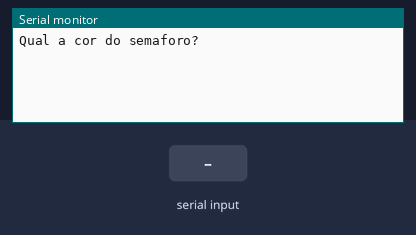
A sketch run on a simulated Arduino Uno, built with avr-gcc and run on an emulated ATmega328P. Shown: the last lines printed to the serial monitor. The test bench sets the inputs (shaded band).

Above: at 1.2 s.
1.3 s: "vermelho" received over Serial
At 3.5 s:
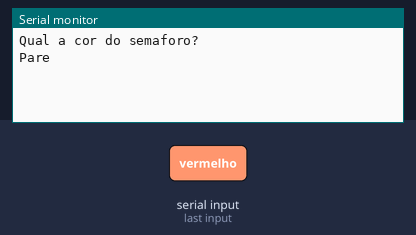
3.8 s: "verde" received over Serial
At 6.8 s:
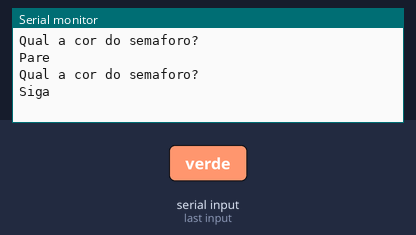

Measured:
- after the input at 1.3 s, the serial monitor: prints a new line after 1.0 s (image 1)
- after the input at 3.8 s, the serial monitor: prints a new line after 2.5 s (image 2)

The sketch:

if_else_21.ino
```cpp
// C++ code
//variaveis
 String cor = "";

 void setup()
{
  Serial.begin(9600);
}

void loop()
{
  Serial.println("Qual a cor do semaforo?");
  while( ! Serial.available () );
  cor = Serial.readString();

 if (cor == "vermelho" , cor == "verde" ) {
  Serial.println("Siga");
} else {
  Serial.println("Pare");
}


  delay(3000);
}
```
